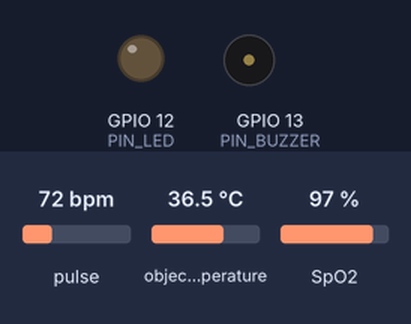
Bench run of a sketch on a simulated ESP32. On the bench: output pins drawn as LEDs (lit = HIGH), buzzer (waves = sounding, pin HIGH). Inputs (shaded band) come from the test bench; at power-on: pulse 72 bpm, object temperature 36.5 °C, SpO2 97 %. WiFi joins after 1.5 s; servers stay silent unless stated; random numbers use the default seed unless the sketch sets one; no MQTT or app messages arrive unless stated; what the sketch prints to the serial monitor is not drawn.

Above: at 0.0 s.
At 4.2 s:
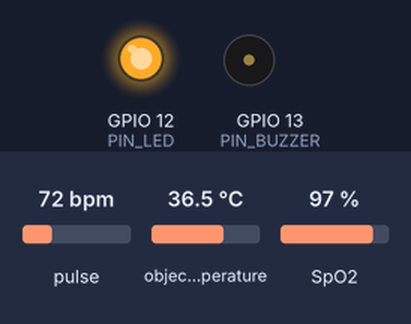
4.3 s: pulse set to 98 bpm
7.5 s: pulse set to 103 bpm
At 23.24 s:
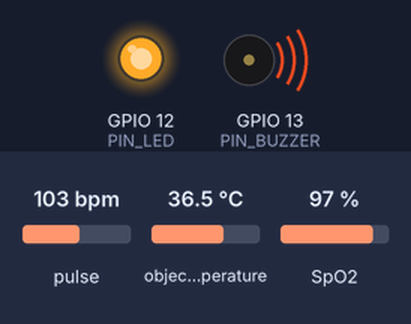
Timing chart, 0 to 25.0 s (numbered marks = the images above; inputs shaded):
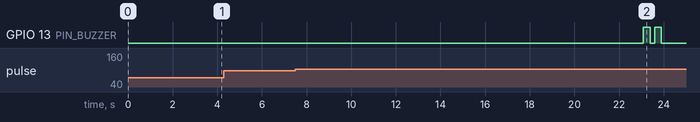

Measured:
- the behaviour switches between 100 and 101 bpm on pulse (found by bisection; images 1 and 2)
- after the input at 4.3 s, every drawn part: stays the same
- after the input at 7.5 s, GPIO 13 (PIN_BUZZER): alternates HIGH for 0.30 s and LOW for 0.20 s, 4 changes in all, then stays LOW, starting after 15.6 s

The sketch:

proto_7.ino
```cpp
#include <Wire.h>
#include <Adafruit_MLX90614.h>
#include "MAX30100_PulseOximeter.h"
#include <WiFi.h>
#include <PubSubClient.h>
#include <WiFiClientSecure.h>

// WiFi
const char* ssid     = "iPhone de Samuel";
const char* password = "samuel01";

// HiveMQ
const char* mqtt_server   = "561ca56c1b5a4b978b24893f8b8a49c4.s1.eu.hivemq.cloud";
const int   mqtt_port     = 8883;
const char* mqtt_user     = "Caozinho369";
const char* mqtt_password = "Yrc5P@bmFgEUEbD";

#define PIN_LED    12
#define PIN_BUZZER 13

TwoWire I2C_MLX = TwoWire(1);

Adafruit_MLX90614 mlx = Adafruit_MLX90614();
PulseOximeter pox;

WiFiClientSecure espClient;
PubSubClient client(espClient);

uint32_t lastReport      = 0;
uint32_t lastTempRead    = 0;
uint32_t lastBuzzer      = 0;
uint32_t tiempoInicio    = 0;
uint32_t lastMqttPublish = 0;
bool buzzerActivo        = false;
bool buzzerEstado        = false;
int  buzzerContador      = 0;

uint32_t inicioBpmAlto  = 0;
uint32_t inicioSpo2Bajo = 0;
uint32_t inicioTempAlta = 0;
uint32_t inicioTempBaja = 0;
bool bpmAltoActivo      = false;
bool spo2BajoActivo     = false;
bool tempAltaActiva     = false;
bool tempBajaActiva     = false;

String alertaPendiente = "";
volatile bool latidoDetectado = false;

#define TIEMPO_ESTABILIZACION  15000
#define TIEMPO_PERSISTENCIA     5000

float offset = 1.5;

#define BPM_MUESTRAS 10
float bpmBuffer[BPM_MUESTRAS] = {0};
int bpmIndex = 0;
int bpmCount = 0;

float ultimaBpm  = 0;
float ultimaSpo2 = 0;
float ultimaTemp = 0;

#define SPO2_MINIMO   90.0
#define BPM_MAXIMO   100.0
#define TEMP_MAXIMA   37.5
#define TEMP_MINIMA   34.8

void onBeatDetected() {
  latidoDetectado = true;
}

void alertaBuzzer() {
  if (buzzerActivo) return;
  buzzerActivo   = true;
  buzzerEstado   = true;
  buzzerContador = 0;
  lastBuzzer     = millis();
  digitalWrite(PIN_BUZZER, HIGH);
}

void manejarBuzzer() {
  if (!buzzerActivo) return;
  uint32_t ahora = millis();
  if (buzzerEstado && ahora - lastBuzzer > 300) {
    buzzerEstado = false;
    digitalWrite(PIN_BUZZER, LOW);
    lastBuzzer = ahora;
  } else if (!buzzerEstado && ahora - lastBuzzer > 200) {
    buzzerContador++;
    if (buzzerContador >= 2) {
      buzzerActivo = false;
      buzzerEstado = false;
      digitalWrite(PIN_BUZZER, LOW);
    } else {
      buzzerEstado = true;
      digitalWrite(PIN_BUZZER, HIGH);
      lastBuzzer = ahora;
    }
  }
}

float calcularPromedioBPM() {
  if (bpmCount == 0) return 0;
  float suma = 0;
  int total = min(bpmCount, BPM_MUESTRAS);
  for (int i = 0; i < total; i++) suma += bpmBuffer[i];
  return suma / total;
}

bool sistemaEstabilizado() {
  return (millis() - tiempoInicio) >= TIEMPO_ESTABILIZACION;
}

void conectarWifi() {
  Serial.print("Conectando a WiFi");
  WiFi.begin(ssid, password);
  while (WiFi.status() != WL_CONNECTED) {
    delay(500);
    Serial.print(".");
  }
  Serial.println("\nWiFi conectado — IP: " + WiFi.localIP().toString());
}

void conectarMQTT() {
  espClient.setInsecure();
  client.setServer(mqtt_server, mqtt_port);
  client.setSocketTimeout(5);
  while (!client.connected()) {
    Serial.print("Conectando a HiveMQ...");
    String clientId = "ESP32Pulsera-" + String(random(0xffff), HEX);
    if (client.connect(clientId.c_str(), mqtt_user, mqtt_password)) {
      Serial.println(" conectado");
    } else {
      Serial.print(" fallo rc=");
      Serial.println(client.state());
      delay(2000);
    }
  }
}

void publicarMQTT() {
  if (!client.connected()) conectarMQTT();
  char buffer[10];
  dtostrf(ultimaBpm,  4, 1, buffer);
  client.publish("pulsera/bpm", buffer);
  dtostrf(ultimaSpo2, 4, 1, buffer);
  client.publish("pulsera/spo2", buffer);
  dtostrf(ultimaTemp, 4, 1, buffer);
  client.publish("pulsera/temperatura", buffer);
  Serial.println("→ Datos enviados a HiveMQ");
}

void verificarAnomaliaBpm(float bpmPromedio) {
  if (bpmPromedio > BPM_MAXIMO) {
    if (!bpmAltoActivo) {
      bpmAltoActivo = true;
      inicioBpmAlto = millis();
    } else if (millis() - inicioBpmAlto >= TIEMPO_PERSISTENCIA) {
      Serial.println("  → BPM elevado ⚠");
      alertaPendiente = "BPM elevado";
      alertaBuzzer();
      bpmAltoActivo = false;
      inicioBpmAlto = 0;
    }
  } else {
    bpmAltoActivo = false;
    inicioBpmAlto = 0;
  }
}

void verificarAnomaliaSpo2(float spo2) {
  if (spo2 > 0 && spo2 < SPO2_MINIMO) {
    if (!spo2BajoActivo) {
      spo2BajoActivo = true;
      inicioSpo2Bajo = millis();
    } else if (millis() - inicioSpo2Bajo >= TIEMPO_PERSISTENCIA) {
      Serial.println("  → SpO2 crítico ⚠");
      alertaPendiente = "SpO2 critico";
      alertaBuzzer();
      spo2BajoActivo = false;
      inicioSpo2Bajo = 0;
    }
  } else {
    spo2BajoActivo = false;
    inicioSpo2Bajo = 0;
  }
}

void verificarAnomaliaTemp(float temp) {
  if (temp > TEMP_MAXIMA) {
    if (!tempAltaActiva) {
      tempAltaActiva = true;
      inicioTempAlta = millis();
    } else if (millis() - inicioTempAlta >= TIEMPO_PERSISTENCIA) {
      Serial.println("  → Temperatura elevada ⚠");
      alertaPendiente = "Temperatura elevada";
      alertaBuzzer();
      tempAltaActiva = false;
      inicioTempAlta = 0;
    }
    tempBajaActiva = false;
    inicioTempBaja = 0;
  } else if (temp >= 20.0 && temp < TEMP_MINIMA) {
    if (!tempBajaActiva) {
      tempBajaActiva = true;
      inicioTempBaja = millis();
    } else if (millis() - inicioTempBaja >= TIEMPO_PERSISTENCIA) {
      Serial.println("  → Hipotermia ⚠");
      alertaPendiente = "Hipotermia";
      alertaBuzzer();
      tempBajaActiva = false;
      inicioTempBaja = 0;
    }
    tempAltaActiva = false;
    inicioTempAlta = 0;
  } else {
    tempAltaActiva = false;
    inicioTempAlta = 0;
    tempBajaActiva = false;
    inicioTempBaja = 0;
  }
}

void setup() {
  Serial.begin(115200);
  delay(1000);

  pinMode(PIN_LED,    OUTPUT);
  pinMode(PIN_BUZZER, OUTPUT);
  digitalWrite(PIN_LED,    HIGH);
  digitalWrite(PIN_BUZZER, LOW);

  conectarWifi();

  Wire.begin(21, 22);
  Wire.setClock(100000);

  if (!pox.begin()) {
    Serial.println("Error: MAX30100 no detectado");
    while (1);
  }
  pox.setIRLedCurrent(MAX30100_LED_CURR_27_1MA);
  pox.setOnBeatDetectedCallback(onBeatDetected);
  Serial.println("MAX30100 OK");

  delay(500);

  I2C_MLX.begin(25, 26);
  I2C_MLX.setClock(100000);

  if (!mlx.begin(0x5A, &I2C_MLX)) {
    Serial.println("Error: MLX90614 no detectado");
    while (1);
  }
  Serial.println("MLX90614 OK");

  conectarMQTT();

  tiempoInicio = millis();

  Serial.println("Sistema listo");
  Serial.println("------------------------");
}

void loop() {
  pox.update();
  manejarBuzzer();

  if (latidoDetectado) {
    Serial.println("♥ Latido");
    latidoDetectado = false;
  }

  if (millis() - lastReport > 1000) {
    float bpm  = pox.getHeartRate();
    float spo2 = pox.getSpO2();

    if (bpm >= 40 && bpm <= 130) {
      bpmBuffer[bpmIndex] = bpm;
      bpmIndex = (bpmIndex + 1) % BPM_MUESTRAS;
      bpmCount++;
    }

    float bpmPromedio = calcularPromedioBPM();
    ultimaBpm  = bpmPromedio;
    ultimaSpo2 = spo2;

    Serial.print("BPM: "); Serial.print(bpmPromedio, 1);
    Serial.print("  |  SpO2: "); Serial.print(spo2, 1); Serial.print(" %");

    if (bpm == 0) {
      Serial.println("  → Sin dedo");
      bpmCount       = 0;
      bpmIndex       = 0;
      bpmAltoActivo  = false;
      spo2BajoActivo = false;
    } else if (bpmPromedio == 0) {
      Serial.println("  → Leyendo...");
    } else if (bpmPromedio <= BPM_MAXIMO) {
      Serial.println("  → Normal");
      bpmAltoActivo = false;
    } else {
      if (sistemaEstabilizado()) {
        verificarAnomaliaBpm(bpmPromedio);
      } else {
        Serial.println("  → Estabilizando...");
      }
    }

    if (sistemaEstabilizado()) {
      verificarAnomaliaSpo2(spo2);
    }

    lastReport = millis();
  }

  if (millis() - lastTempRead > 2000) {
    float temp = mlx.readObjectTempC() + offset;
    ultimaTemp = temp;

    Serial.print("Temperatura: "); Serial.print(temp, 1); Serial.print(" °C");

    if (temp < 20.0) {
      Serial.println("  → Sin contacto");
      tempAltaActiva = false;
      tempBajaActiva = false;
    } else if (temp >= TEMP_MINIMA && temp <= TEMP_MAXIMA) {
      Serial.println("  → Normal");
      tempAltaActiva = false;
      tempBajaActiva = false;
    } else {
      if (sistemaEstabilizado()) {
        verificarAnomaliaTemp(temp);
      } else {
        Serial.println("  → Estabilizando...");
      }
    }

    lastTempRead = millis();
  }

  if (millis() - lastMqttPublish > 10000) {
    client.loop();
    if (ultimaBpm > 0) publicarMQTT();
    if (alertaPendiente != "") {
      client.publish("pulsera/alerta", alertaPendiente.c_str());
      alertaPendiente = "";
    }
    lastMqttPublish = millis();
  }

  pox.update();
}
```
